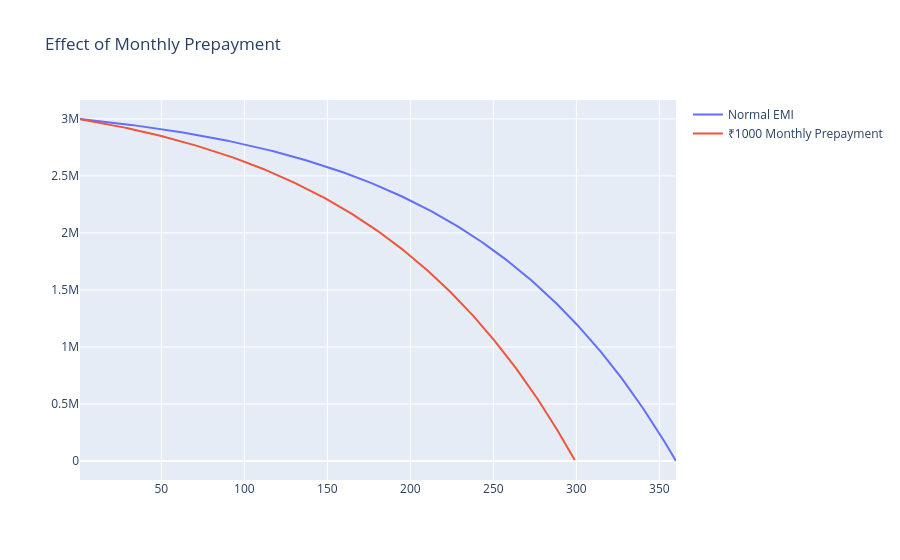

The notebook cell this image was saved under:
### Code cell
# Plot 3 – EMI vs Monthly Prepayment
fig = go.Figure()

fig.add_trace(go.Scatter(
    x=df["Month"],
    y=df["Balance"],
    name="Normal EMI"
))

fig.add_trace(go.Scatter(
    x=df_extra["Month"],
    y=df_extra["Balance"],
    name="₹1000 Monthly Prepayment"
))

fig.update_layout(title="Effect of Monthly Prepayment")

fig.show()

### Figure 1 — Plotly figure (JSON) as saved in the notebook; plotly's stock layout.template omitted (floating-point values rounded to 4 significant figures; data arrays with more than 128 entries replaced by an {"elided": "..."} marker saying what was removed)
{"data": [{"name": "Normal EMI", "type": "scatter", "x": {"elided": "360 int values"}, "y": {"elided": "360 float values"}}, {"name": "₹1000 Monthly Prepayment", "type": "scatter", "x": {"elided": "299 int values"}, "y": {"elided": "299 float values"}}], "layout": {"title": {"text": "Effect of Monthly Prepayment"}}}
